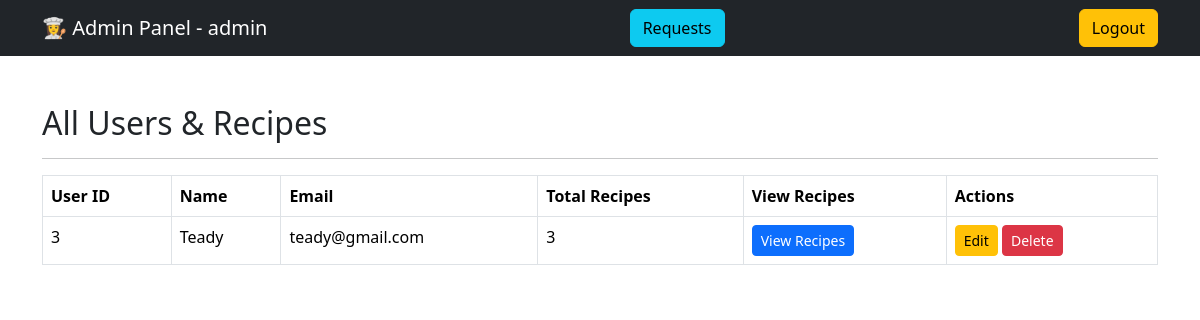
/admin_dashboard (signed in), run on an earlier commit of the app's database.
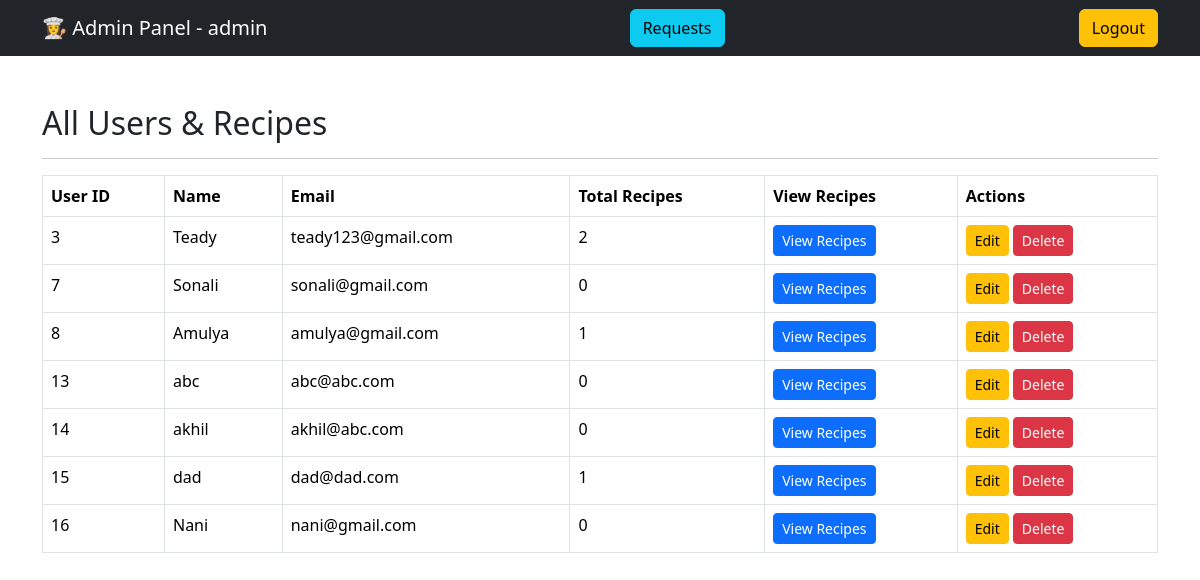
And on a later commit of the database.
### tables this page shows
CREATE TABLE users (
            id INTEGER PRIMARY KEY AUTOINCREMENT,
            username TEXT UNIQUE NOT NULL,
            email TEXT UNIQUE NOT NULL,
            password TEXT NOT NULL,
            role TEXT,
            status TEXT,
            -- columns below may be added by ALTER if not present
            is_admin INTEGER DEFAULT 0,
            is_approved INTEGER DEFAULT 0
        );

### app.py (the view)
@app.route("/admin_dashboard")
def admin_dashboard():
    if "is_admin" not in session or session["is_admin"] != 1:
        return redirect("/login")
    users = get_all_users_with_recipe_count()
    return render_template("admin_dashboard.html",
                           users=users,
                           username=session["username"])

### db/db.py (called while the page is built)
def get_db_connection():
    conn = sqlite3.connect(DB_NAME)
    conn.row_factory = sqlite3.Row
    return conn

def get_all_users_with_recipe_count():
    conn = get_db_connection()
    cur = conn.cursor()
    cur.execute("""
        SELECT users.id, users.username, users.email,
               COUNT(recipes.id) AS recipe_count
        FROM users
        LEFT JOIN recipes ON users.id = recipes.user_id
        WHERE users.is_admin = 0
        GROUP BY users.id
    """)
    users = cur.fetchall()
    conn.close()
    return users

### templates/admin_dashboard.html (shortened to what this page needs)
<!DOCTYPE html>
<html lang="en">
<head>
    <link rel="stylesheet" href="https://cdn.jsdelivr.net/npm/bootstrap@5.3.3/dist/css/bootstrap.min.css">
</head>
<body>
<nav class="navbar navbar-dark bg-dark">
    <div class="container">
        <span class="navbar-brand">👩‍🍳 Admin Panel - {{ username }}</span>
        <a href="{{ url_for('admin_requests') }}" class="btn btn-info me-2">Requests</a>
        <a href="{{ url_for('logout') }}" class="btn btn-warning">Logout</a>
    </div>
</nav>
<div class="container mt-5">
    <h2>All Users & Recipes</h2>
    <hr>
    {% if users %}
    <table class="table table-bordered">
        <thead>
            <tr>
                <th>User ID</th>
                <th>Name</th>
                <th>Email</th>
                <th>Total Recipes</th>
                <th>View Recipes</th>
                <th>Actions</th>
            </tr>
        </thead>
        <tbody>
            {% for u in users %}
            <tr>
                <td>{{ u["id"] }}</td>
                <td>{{ u["username"] }}</td>
                <td>{{ u["email"] }}</td>
                <td>{{ u["recipe_count"] }}</td>
                <td>
                    <button class="btn btn-primary btn-sm"
                            onclick="openRecipePopup({{ u['id'] }},'{{ u['username'] }}')">
                        View Recipes
                    </button>
                </td>
                <td>
                    <a href="{{ url_for('admin_edit_user', user_id=u['id']) }}" class="btn btn-warning btn-sm">Edit</a>
                    <form action="{{ url_for('admin_delete_user', user_id=u['id']) }}" method="POST" style="display:inline;">
                        <button type="submit" class="btn btn-danger btn-sm"
                            onclick="return confirm('Are you sure you want to delete this user?')">Delete</button>
                    </form>
                </td>
            </tr>
            {% endfor %}
        </tbody>
    </table>
    {% else %}
        <p>No users found.</p>
    {% endif %}
</div>
</body>
</html>

What changed in the data, as far as the page shows it:
changed users "Teady": email "teady@gmail.com" → "teady123@gmail.com"; recipe_count "3" → "2"
added users: id "7", username "Sonali", email "sonali@gmail.com", recipe_count "0"
added users: id "8", username "Amulya", email "amulya@gmail.com", recipe_count "1"
added users: id "13", username "abc", email "abc@abc.com", recipe_count "0"
added users: id "14", username "akhil", email "akhil@abc.com", recipe_count "0"
added users: id "15", username "dad", email "dad@dad.com", recipe_count "1"
added users: id "16", username "Nani", email "nani@gmail.com", recipe_count "0"
